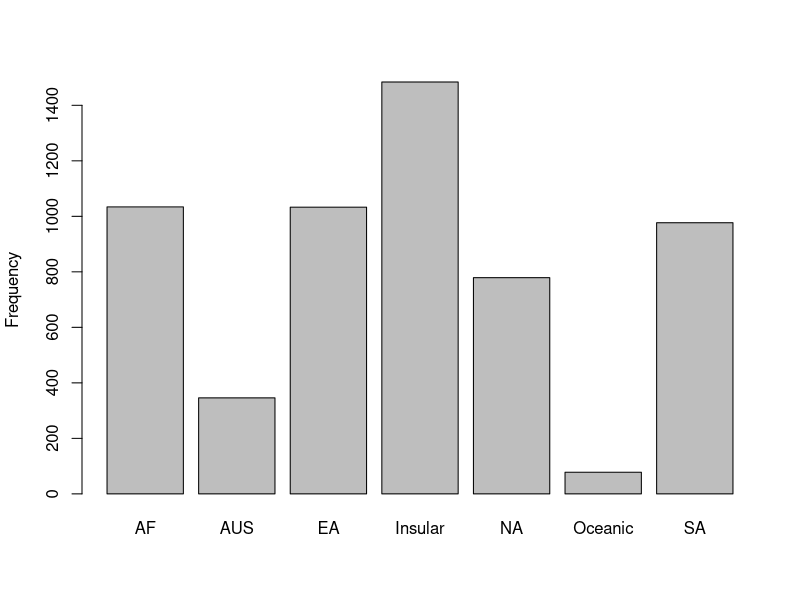
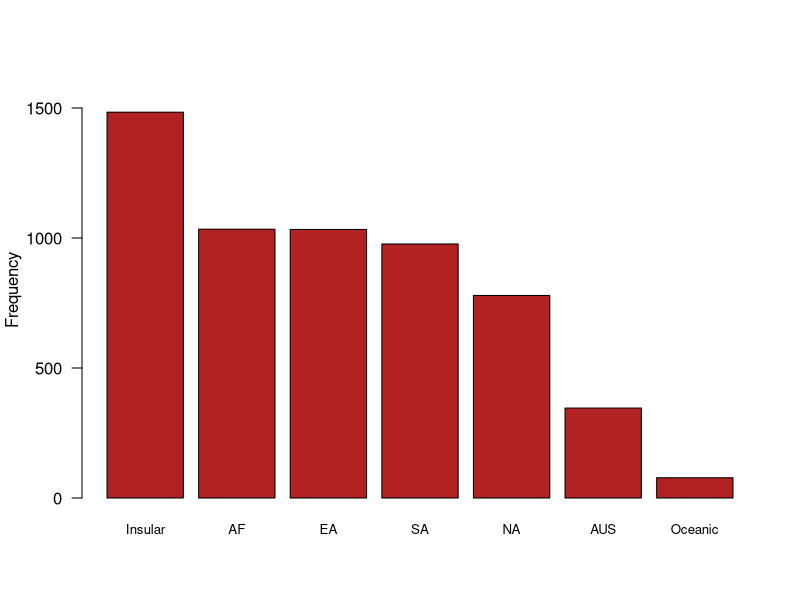
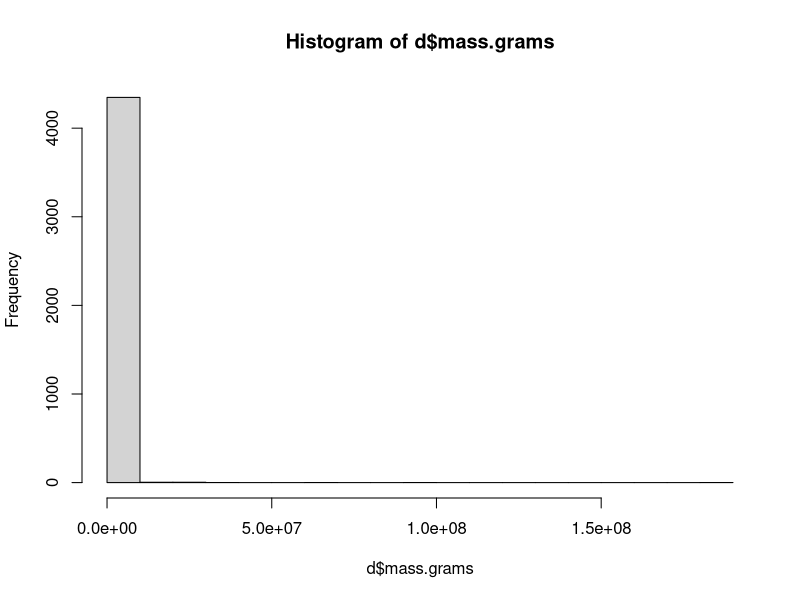
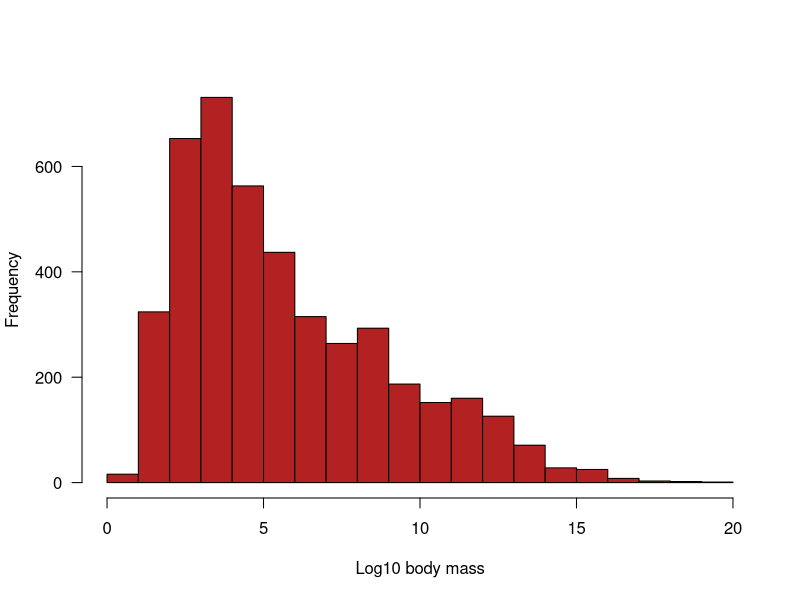
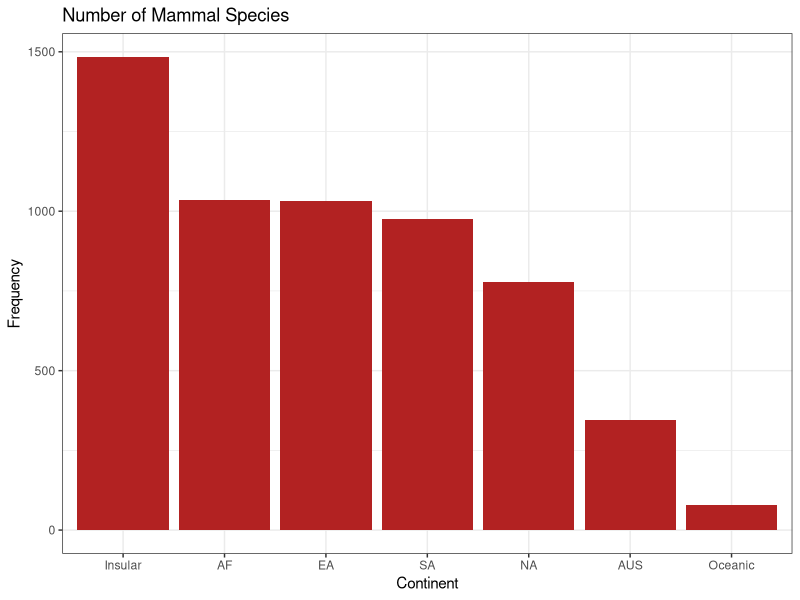
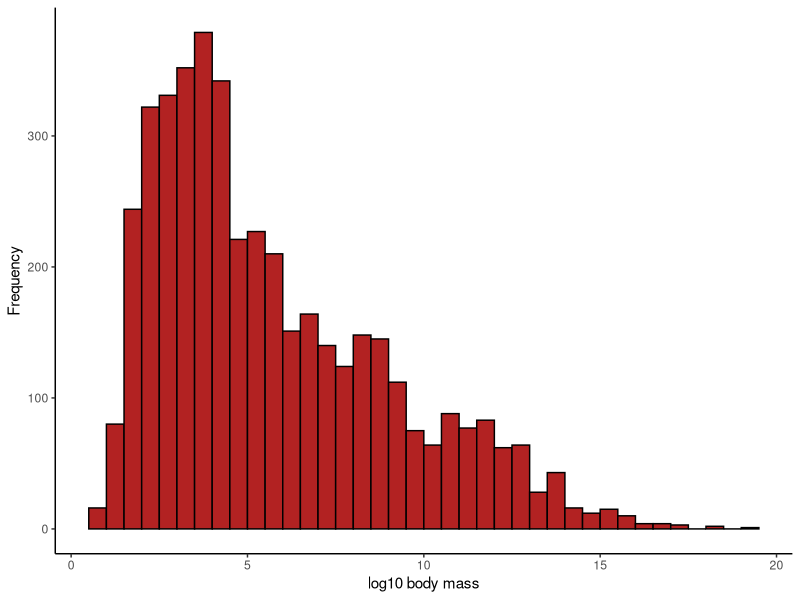

Here is the R script that generated these plots, in order: (Note: this script raises an error after producing the figures.)
# workshop 2 Graphs and Tables
# mammal body mass
# alina.zeng(at)ubc.ca
# June-21, 2021


# Data downloaded from: https://www.zoology.ubc.ca/~bio501/R/workshops/graphics.html#Data_set_1:_Mammal_body_mass

# libraries
library(readr)
library(dplyr, warn.conflicts = FALSE)
library(tidyr, warn.conflicts = FALSE)
library(Cairo)
library(ggplot2)
library(RColorBrewer)


setwd("C:/Users/alina/Documents/git/BIOL_510_Stats/R_workshops/2_graphs_and_tables")


# import data
d <- read.csv("mammals.csv",na.strings = "", header = T)

# Which continent has the greatest number of mammal species? 
# Which has the least? Make a table of the frequency of cases on each continent 
table(d$continent)

# You’ll notice in the frequency table for the variable “continent” that there’s 
# a typo in the data. One case is shown as having the continent “Af” rather than “AF”. 
# Fix this using the command line in R and recalculate the frequency table.

d$continent<-ifelse(d$continent=="Af", "AF", d$continent)


# How many extinct mammals are recorded in the data file? Use a frequency table to find out.
table(d$status)


# Create a two-way frequency table (contingency table) showing the status of mammal species on each continent.
table(d$status, d$continent)

# Judging by eye, which continent has the greatest number of extinctions 
# relative to the number of extant species?
  

# Plot the number of mammal species on each continent using a simple bar graph. ----
# Include a label for the y axis.

# basic R
barplot(table(d$continent),ylab = "Frequency")

# Barplot sorted by frequency
barplot(sort(table(d$continent), decreasing=TRUE), col="firebrick",   
        cex.names=0.8, las = 1, ylim=c(0,1600), ylab="Frequency")


# ggplot methods

# To order by category in ggplot, first make a new factor variable
d$continent_ordered <- factor(d$continent, 
              levels = names(sort(table(d$continent), decreasing = TRUE)) )

png(filename="mammal_continent.png", 
    type="cairo", 
    units="in", 
    width=8, 
    height=6, 
    res=300)
ggplot(d, aes(x=continent_ordered)) + 
  geom_bar(stat="count", fill = "firebrick") +
  labs(x = "Continent", y = "Frequency") +
  labs(title = "Number of Mammal Species")+
  theme_bw()
dev.off()


# Generate a histogram of the body masses of mammal species. How informative is that?!
hist(d$mass.grams)  
  
# Create a new variable in the mammal data frame: the log (base 10) of body mass. 
d$mass_log <- log(d$mass.grams)

# Generate a histogram of log body mass. Is this more informative? Morphological 
# data commonly require a log-transformation to analyze.
hist(d$mass_log, col="firebrick", right = FALSE, las = 1, 
     xlab = "Log10 body mass", main = "") 

# ggplot2
png(filename="log_body_mass.png", 
    type="cairo", 
    units="in", 
    width=8, 
    height=6, 
    res=300)
ggplot(d, aes(x = mass_log)) + 
  geom_histogram(fill = "firebrick", col = "black", binwidth = 0.5, boundary = 0) + 
  labs(x = "log10 body mass", y = "Frequency") + 
  theme_classic()
dev.off()

# Redo the previous histogram but use a bin width of 2 units. How much detail is lost?
# Redo the histogram but try a bin width of of 1; then try 0.5; and then 0.1. 
# Which bin width is superior?



# Redo the histogram, but display probability density instead of frequency.

# Plot density instead
hist(d$mass_log, col="firebrick", right = FALSE, las = 1, prob = TRUE,
     xlab = "Log10 body mass", main = "", breaks = seq(0, 8.5, by = 0.5))


png(filename="log_body_mass_density.png", 
    type="cairo", 
    units="in", 
    width=8, 
    height=6, 
    res=300)
ggplot(d, aes(x = mass_log)) + 
  geom_histogram(fill = "firebrick", col = "black", binwidth = 0.5, 
                 boundary = 0, aes(y = ..density..)) + 
  labs(x = "log10 body mass", y = "Density") + 
  theme_classic()
dev.off()

# How does the frequency distribution of log body mass depart from a normal 
# distribution? Answer by visual examination of the histogram you just created. 
# Now answer by examining a normal quantile plot instead. Which display is more 
# informative?


# Normal quantile plot
qqnorm(d$mass_log)
qqline(d$mass_log) # adds the straight line for comparison through 1st and 3rd quartiles

# Optional: redraw the histogram of log body mass and superimpose a normal 
# density curve to assess help detect deviations from normality

# Histogram with best-fit normal curve superimposed.
# The curve function is fussy about the name of the variable: must be "x"
x <- d$mass_log
hist(x, col="firebrick", right = FALSE, las = 1, prob = TRUE,
     xlab = "Log10 body mass", main = "", breaks = seq(0, 8.5, by = 0.5))
m <- mean(x, na.rm = TRUE)
s <- sd(x, na.rm = TRUE)
curve(dnorm(x, mean = m, sd = s), col="red", lwd = 2, add = TRUE)



# Use a box plot to compare the distribution of body sizes (log scale most 
# revealing) of mammals having different extinction status. Are extinct mammals 
# similar to, larger than, or smaller than, extant mammals?

boxplot(d$mass_log)
boxplot(mass_log ~ status, data = d, ylab = "log10 body mass", 
        col = "goldenrod1", las = 1)


png(filename="boxplot.png", 
    type="cairo", 
    units="in", 
    width=8, 
    height=6, 
    res=300)
ggplot(d, aes(status, mass_log)) +
  geom_boxplot(fill = "#CD3333", alpha = 0.8, colour = "#8B2323") +
  # coord_cartesian(xlim = c(7,11))+ #muting shrub route
  theme_classic() +  
  theme(axis.text.x = element_text(size = 12, angle = 0)) +
  labs(x = "Status", y = "log10 body mass")
dev.off()


#  Examine the previous box plot. How do the shapes of the body size distributions 
# compare between extinct and extant mammals?
      # Extinct mammals tend to have large mass compared to extant mammals.
      # The frequency distributions for these two groups also have opposite skew.


#  Redo the previous box plot but make box width proportional to the square root 
# of sample size. Add a title to the plot.
#Optional: Draw a violin plot to compare the frequency distribution of log body
# sizes of mammals having different extinction status. Which do you find is more 
# revealing about the shapes of the body size distributions: box plot or violin plot?
#  Use multiple histograms to compare the frequency distribution of log body 
# sizes of mammals having different extinction status. Stack the panels one above 
# the other. In this plot, how easy is it to visualize differences among treatments 
# in the distributions compared to your previous plots?
#  Make a table of the median log body mass of each extinction-status group of 
# mammals. Are the values consistent with the plotted distributions

# Violin plot
png(filename="violinplot.png", 
    type="cairo", 
    units="in", 
    width=8, 
    height=6, 
    res=300)
ggplot(d, aes(x = status, y = mass_log)) + 
  geom_violin(fill = "goldenrod1") + 
  labs(x = "Status", y = "Log10 body mass") + 
  stat_summary(fun.y = mean,  geom = "point", color = "black") +
  theme_classic()
dev.off()


# Multiple histograms
png(filename="facet_boxplot.png", 
    type="cairo", 
    units="in", 
    width=8, 
    height=6, 
    res=300)
ggplot(d, aes(x = mass_log)) + 
  geom_histogram(fill = "goldenrod1", col = "black", 
                 binwidth = 0.2, boundary = 0) +
  labs(x = "log10 body mass", y = "Frequency") + 
  facet_wrap(~status, ncol = 1, scales = "free_y", strip.position = "right") +
  theme_classic()
dev.off()
